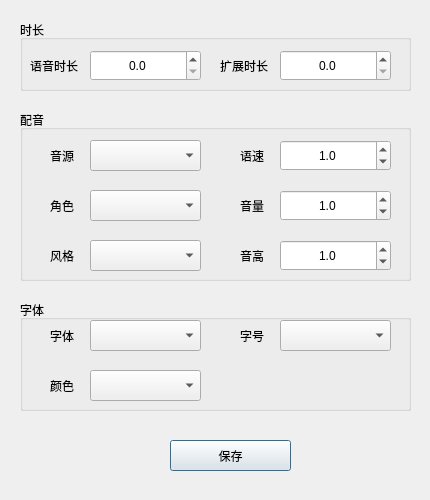
<?xml version="1.0" encoding="UTF-8"?>
<ui version="4.0">
 <class>Dialog_subtitle_edit</class>
 <widget class="QDialog" name="Dialog_subtitle_edit">
  <property name="windowModality">
   <enum>Qt::ApplicationModal</enum>
  </property>
  <property name="geometry">
   <rect>
    <x>0</x>
    <y>0</y>
    <width>430</width>
    <height>500</height>
   </rect>
  </property>
  <property name="minimumSize">
   <size>
    <width>0</width>
    <height>0</height>
   </size>
  </property>
  <property name="maximumSize">
   <size>
    <width>700</width>
    <height>750</height>
   </size>
  </property>
  <property name="windowTitle">
   <string>字幕属性编辑</string>
  </property>
  <widget class="QPushButton" name="pushButton">
   <property name="geometry">
    <rect>
     <x>170</x>
     <y>440</y>
     <width>121</width>
     <height>31</height>
    </rect>
   </property>
   <property name="text">
    <string>保存</string>
   </property>
  </widget>
  <widget class="QGroupBox" name="groupBox_voice">
   <property name="geometry">
    <rect>
     <x>20</x>
     <y>110</y>
     <width>391</width>
     <height>171</height>
    </rect>
   </property>
   <property name="title">
    <string>配音</string>
   </property>
   <widget class="QComboBox" name="comboBox_voice_name">
    <property name="geometry">
     <rect>
      <x>70</x>
      <y>30</y>
      <width>111</width>
      <height>31</height>
     </rect>
    </property>
   </widget>
   <widget class="QComboBox" name="comboBox_voice_role">
    <property name="geometry">
     <rect>
      <x>70</x>
      <y>80</y>
      <width>111</width>
      <height>31</height>
     </rect>
    </property>
   </widget>
   <widget class="QComboBox" name="comboBox_voice_style">
    <property name="geometry">
     <rect>
      <x>70</x>
      <y>130</y>
      <width>111</width>
      <height>31</height>
     </rect>
    </property>
   </widget>
   <widget class="QLabel" name="label_39">
    <property name="geometry">
     <rect>
      <x>30</x>
      <y>130</y>
      <width>31</width>
      <height>31</height>
     </rect>
    </property>
    <property name="text">
     <string>风格</string>
    </property>
    <property name="alignment">
     <set>Qt::AlignLeading|Qt::AlignLeft|Qt::AlignVCenter</set>
    </property>
   </widget>
   <widget class="QLabel" name="label_40">
    <property name="geometry">
     <rect>
      <x>30</x>
      <y>30</y>
      <width>31</width>
      <height>31</height>
     </rect>
    </property>
    <property name="text">
     <string>音源</string>
    </property>
    <property name="alignment">
     <set>Qt::AlignLeading|Qt::AlignLeft|Qt::AlignVCenter</set>
    </property>
   </widget>
   <widget class="QLabel" name="label_41">
    <property name="geometry">
     <rect>
      <x>30</x>
      <y>80</y>
      <width>31</width>
      <height>31</height>
     </rect>
    </property>
    <property name="text">
     <string>角色</string>
    </property>
    <property name="alignment">
     <set>Qt::AlignLeading|Qt::AlignLeft|Qt::AlignVCenter</set>
    </property>
   </widget>
   <widget class="QDoubleSpinBox" name="doubleSpinBox_voice_pitch">
    <property name="geometry">
     <rect>
      <x>260</x>
      <y>130</y>
      <width>111</width>
      <height>31</height>
     </rect>
    </property>
    <property name="alignment">
     <set>Qt::AlignCenter</set>
    </property>
    <property name="decimals">
     <number>1</number>
    </property>
    <property name="stepType">
     <enum>QAbstractSpinBox::AdaptiveDecimalStepType</enum>
    </property>
    <property name="value">
     <double>1.000000000000000</double>
    </property>
   </widget>
   <widget class="QDoubleSpinBox" name="doubleSpinBox_voice_rate">
    <property name="geometry">
     <rect>
      <x>260</x>
      <y>30</y>
      <width>111</width>
      <height>31</height>
     </rect>
    </property>
    <property name="alignment">
     <set>Qt::AlignCenter</set>
    </property>
    <property name="decimals">
     <number>1</number>
    </property>
    <property name="stepType">
     <enum>QAbstractSpinBox::AdaptiveDecimalStepType</enum>
    </property>
    <property name="value">
     <double>1.000000000000000</double>
    </property>
   </widget>
   <widget class="QLabel" name="label_35">
    <property name="geometry">
     <rect>
      <x>220</x>
      <y>80</y>
      <width>31</width>
      <height>31</height>
     </rect>
    </property>
    <property name="text">
     <string>音量</string>
    </property>
    <property name="alignment">
     <set>Qt::AlignLeading|Qt::AlignLeft|Qt::AlignVCenter</set>
    </property>
   </widget>
   <widget class="QLabel" name="label_34">
    <property name="geometry">
     <rect>
      <x>220</x>
      <y>30</y>
      <width>31</width>
      <height>31</height>
     </rect>
    </property>
    <property name="text">
     <string>语速</string>
    </property>
    <property name="alignment">
     <set>Qt::AlignLeading|Qt::AlignLeft|Qt::AlignVCenter</set>
    </property>
   </widget>
   <widget class="QLabel" name="label_36">
    <property name="geometry">
     <rect>
      <x>220</x>
      <y>130</y>
      <width>31</width>
      <height>31</height>
     </rect>
    </property>
    <property name="text">
     <string>音高</string>
    </property>
    <property name="alignment">
     <set>Qt::AlignLeading|Qt::AlignLeft|Qt::AlignVCenter</set>
    </property>
   </widget>
   <widget class="QDoubleSpinBox" name="doubleSpinBox_voice_volume">
    <property name="geometry">
     <rect>
      <x>260</x>
      <y>80</y>
      <width>111</width>
      <height>31</height>
     </rect>
    </property>
    <property name="alignment">
     <set>Qt::AlignCenter</set>
    </property>
    <property name="decimals">
     <number>1</number>
    </property>
    <property name="stepType">
     <enum>QAbstractSpinBox::AdaptiveDecimalStepType</enum>
    </property>
    <property name="value">
     <double>1.000000000000000</double>
    </property>
   </widget>
  </widget>
  <widget class="QLabel" name="label_info">
   <property name="geometry">
    <rect>
     <x>20</x>
     <y>660</y>
     <width>661</width>
     <height>21</height>
    </rect>
   </property>
   <property name="text">
    <string/>
   </property>
   <property name="alignment">
    <set>Qt::AlignCenter</set>
   </property>
  </widget>
  <widget class="QGroupBox" name="groupBox_3">
   <property name="geometry">
    <rect>
     <x>20</x>
     <y>20</y>
     <width>391</width>
     <height>71</height>
    </rect>
   </property>
   <property name="title">
    <string>时长</string>
   </property>
   <widget class="QDoubleSpinBox" name="doubleSpinBox_audio_time">
    <property name="geometry">
     <rect>
      <x>70</x>
      <y>30</y>
      <width>111</width>
      <height>31</height>
     </rect>
    </property>
    <property name="alignment">
     <set>Qt::AlignCenter</set>
    </property>
    <property name="decimals">
     <number>1</number>
    </property>
    <property name="stepType">
     <enum>QAbstractSpinBox::DefaultStepType</enum>
    </property>
    <property name="value">
     <double>0.000000000000000</double>
    </property>
   </widget>
   <widget class="QLabel" name="label_audio_time">
    <property name="geometry">
     <rect>
      <x>10</x>
      <y>30</y>
      <width>51</width>
      <height>31</height>
     </rect>
    </property>
    <property name="text">
     <string>语音时长</string>
    </property>
    <property name="alignment">
     <set>Qt::AlignLeading|Qt::AlignLeft|Qt::AlignVCenter</set>
    </property>
   </widget>
   <widget class="QDoubleSpinBox" name="doubleSpinBox_ext_time">
    <property name="geometry">
     <rect>
      <x>260</x>
      <y>30</y>
      <width>111</width>
      <height>31</height>
     </rect>
    </property>
    <property name="alignment">
     <set>Qt::AlignCenter</set>
    </property>
    <property name="decimals">
     <number>1</number>
    </property>
    <property name="stepType">
     <enum>QAbstractSpinBox::DefaultStepType</enum>
    </property>
    <property name="value">
     <double>0.000000000000000</double>
    </property>
   </widget>
   <widget class="QLabel" name="label_audio_time_2">
    <property name="geometry">
     <rect>
      <x>200</x>
      <y>30</y>
      <width>51</width>
      <height>31</height>
     </rect>
    </property>
    <property name="text">
     <string>扩展时长</string>
    </property>
    <property name="alignment">
     <set>Qt::AlignLeading|Qt::AlignLeft|Qt::AlignVCenter</set>
    </property>
   </widget>
  </widget>
  <widget class="QGroupBox" name="groupBox">
   <property name="geometry">
    <rect>
     <x>20</x>
     <y>300</y>
     <width>391</width>
     <height>111</height>
    </rect>
   </property>
   <property name="title">
    <string>字体</string>
   </property>
   <widget class="QComboBox" name="comboBox_font_size">
    <property name="geometry">
     <rect>
      <x>260</x>
      <y>20</y>
      <width>111</width>
      <height>31</height>
     </rect>
    </property>
   </widget>
   <widget class="QLabel" name="label_11">
    <property name="geometry">
     <rect>
      <x>220</x>
      <y>20</y>
      <width>31</width>
      <height>31</height>
     </rect>
    </property>
    <property name="text">
     <string>字号</string>
    </property>
    <property name="alignment">
     <set>Qt::AlignLeading|Qt::AlignLeft|Qt::AlignVCenter</set>
    </property>
   </widget>
   <widget class="QLabel" name="label_13">
    <property name="geometry">
     <rect>
      <x>30</x>
      <y>20</y>
      <width>31</width>
      <height>31</height>
     </rect>
    </property>
    <property name="text">
     <string>字体</string>
    </property>
    <property name="alignment">
     <set>Qt::AlignLeading|Qt::AlignLeft|Qt::AlignVCenter</set>
    </property>
   </widget>
   <widget class="QComboBox" name="comboBox_font">
    <property name="geometry">
     <rect>
      <x>70</x>
      <y>20</y>
      <width>111</width>
      <height>31</height>
     </rect>
    </property>
   </widget>
   <widget class="QComboBox" name="comboBox_font_color">
    <property name="geometry">
     <rect>
      <x>70</x>
      <y>70</y>
      <width>111</width>
      <height>31</height>
     </rect>
    </property>
   </widget>
   <widget class="QLabel" name="label_17">
    <property name="geometry">
     <rect>
      <x>30</x>
      <y>70</y>
      <width>31</width>
      <height>31</height>
     </rect>
    </property>
    <property name="text">
     <string>颜色</string>
    </property>
    <property name="alignment">
     <set>Qt::AlignLeading|Qt::AlignLeft|Qt::AlignVCenter</set>
    </property>
   </widget>
  </widget>
 </widget>
 <tabstops>
  <tabstop>comboBox_voice_name</tabstop>
  <tabstop>comboBox_voice_role</tabstop>
  <tabstop>comboBox_voice_style</tabstop>
  <tabstop>doubleSpinBox_voice_rate</tabstop>
  <tabstop>doubleSpinBox_voice_volume</tabstop>
  <tabstop>doubleSpinBox_voice_pitch</tabstop>
  <tabstop>pushButton</tabstop>
 </tabstops>
 <resources/>
 <connections/>
</ui>
